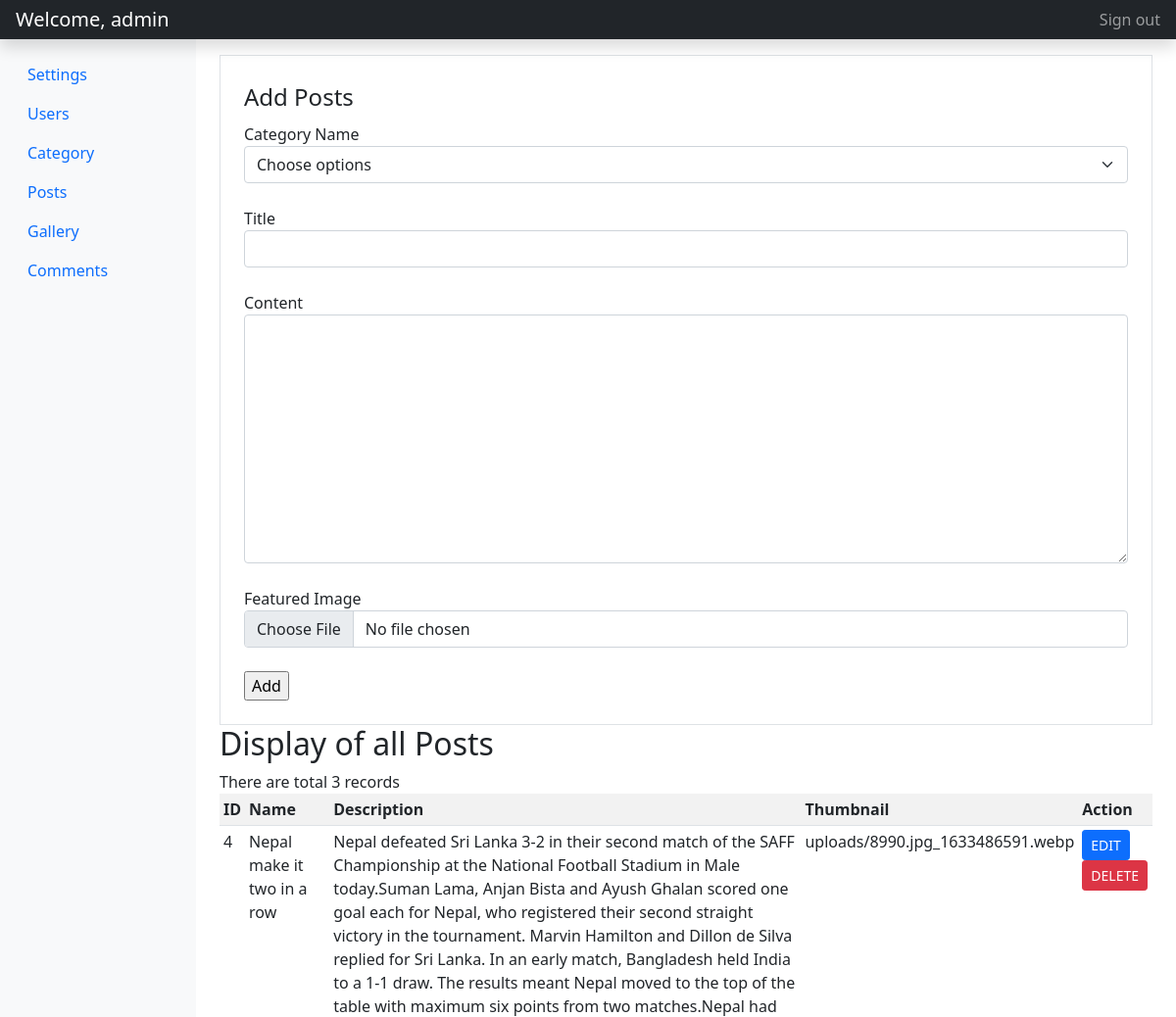
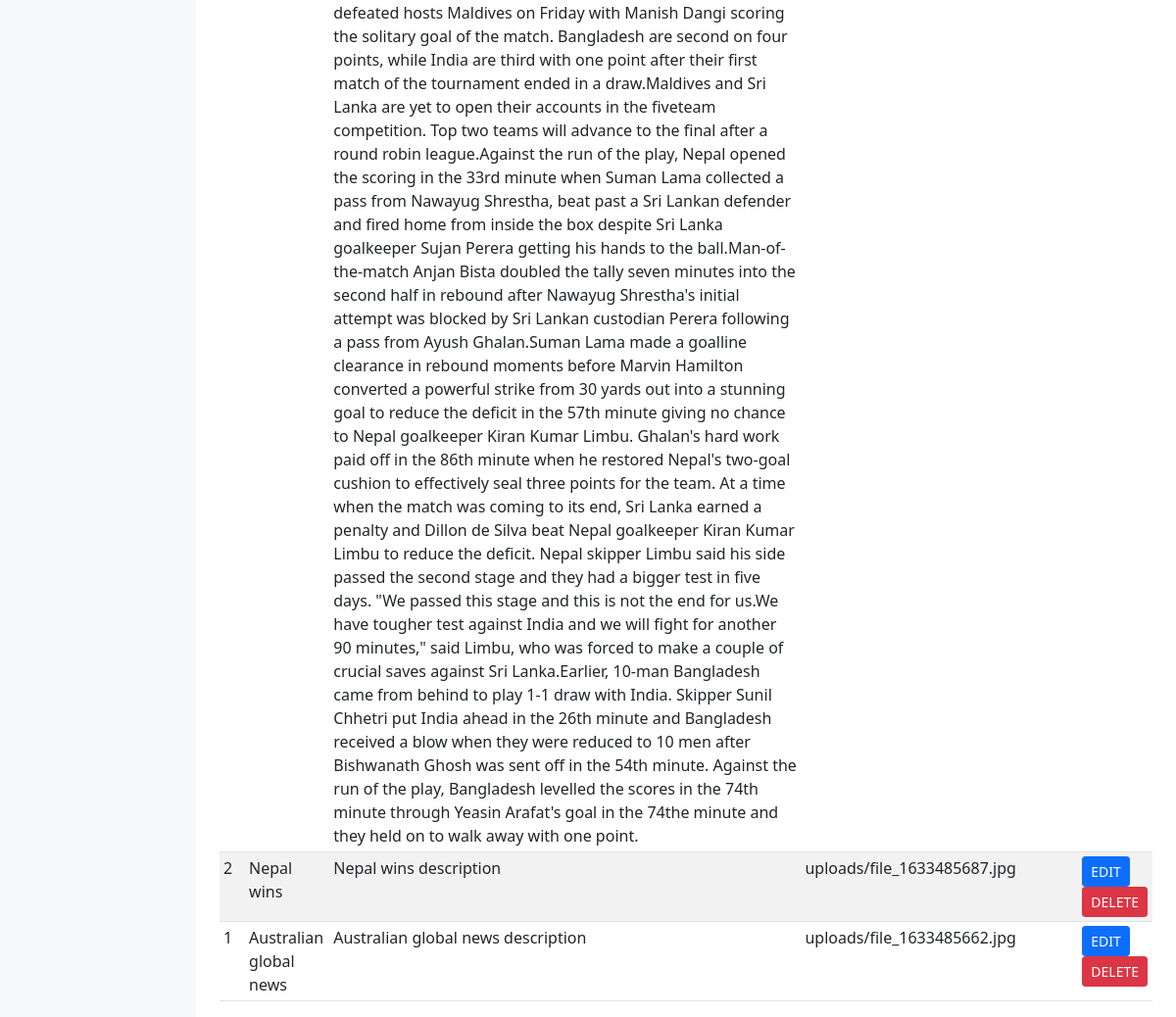
Screenshot of /admin/posts.php (signed in) with the database file from the repository (2 pictures, top to bottom).
### tables this page shows
CREATE TABLE `blog` (
  `id` int(11) NOT NULL,
  `category_id` int(11) NOT NULL,
  `user_id` int(11) NOT NULL,
  `title` varchar(250) NOT NULL,
  `content` text NOT NULL,
  `featureimages` varchar(250) DEFAULT NULL,
  `status` tinyint(1) NOT NULL,
  `created_at` timestamp NOT NULL DEFAULT CURRENT_TIMESTAMP,
  `updated_at` timestamp NOT NULL DEFAULT CURRENT_TIMESTAMP
);

### admin/posts.php (the view, shortened to what this page needs)
<!DOCTYPE html>
<html lang="en">
<head>
  <link rel="stylesheet" href="../css/bootstrap.css" />
</head>
<body>
  <?php include('inc_welcomemenu.php'); ?>
  <div class="container-fluid">
    <div class="row">
      <?php include('inc_sidemenu.php'); ?>
      <main class="col-md-9 ms-sm-auto col-lg-10 px-md-4 mt-3">
        <div class="row">
          <div class="col-xxl-4">
            <form method="post" name='addsetting' action="" class=" border p-4" enctype="multipart/form-data">
              <fieldset>
                <legend>Add Posts</legend>
                <label>Category Name</label>
                <select class="form-select" name="categoryname">
                  <option selected>Choose options</option>
                </select>
                <br />
                <label>Title</label>
                <input type="text" name="title" class="form-control">
                <br />
                <label>Content</label>
                <textarea class="form-control" name="content" rows="10"></textarea>
                <br />
                <label>Featured Image</label><br>
                <input type="file" class="form-control" id="file" name="image">
                <br>
                <input type="submit" name='submit' value="Add">
              </fieldset>
            </form>
          </div>
          <div class="col-xxl-8">
            <div class="table-responsive">
              <h2>Display of all Posts</h2>
              <?php
              $sql = "SELECT * from blog order by id DESC";
              include('dbconnection.php');
              $query = mysqli_query($conn, $sql);
              $count = mysqli_num_rows($query);
              if ($count >= 1) {
                echo "There are total $count records";
                echo "<table class='table table-striped table-sm'>
<tr><th>ID</th><th>Name</th><th>Description</th><th>Thumbnail</th><th>Action</th></tr>";
                while ($row = mysqli_fetch_array($query)) {
                  echo "<tr>";
                  echo "<td>" . $row['id'] . "</td>";
                  echo "<td>" . $row['title'] . "</td>";
                  echo "<td>" . $row['content'] . "</td>";
                  echo "<td>" . $row['featureimages'] . "</td>";
                  echo "<td><a class='btn btn-primary btn-sm' href='settings_edit.php?id=" . $row['id'] . "'>EDIT</a> <a class='btn btn-danger btn-sm' href='settings_delete.php?id=" . $row['id'] . "'>DELETE</a></td>";
                }
                echo "</table>";
              } else {
                echo "No records Found";
              }
              ?>
            </div>
          </div>
        </div>
      </main>
    </div>
  </div>
</body>
</html>

### rows the page displays
blog: id "4", title "Nepal make it two in a row", content "Nepal defeated Sri Lanka 3-2 in their second match of the SAFF Championship at the National Football Stadium in Male today.Suman Lama, Anjan Bista and Ayush Ghalan scored one goal each for Nepal, who registered their second straight victory in the tournament. Marvin Hamilton and Dillon de Silva replied for Sri Lanka. In an early match, Bangladesh held India to a 1-1 draw. The results meant Nepal moved to the top of the table with maximum six points from two matches.Nepal had defeated hosts Maldives on Friday with Manish Dangi scoring the solitary goal of the match. Bangladesh are second on four points, while India are third with one point after their first match of the tournament ended in a…", featureimages "uploads/8990.jpg_1633486591.webp"
blog: id "2", title "Nepal wins", content "Nepal wins description", featureimages "uploads/file_1633485687.jpg"
blog: id "1", title "Australian global news", content "Australian global news description", featureimages "uploads/file_1633485662.jpg"

### other values shown
$_SESSION['name'] "admin"
$count "3"
